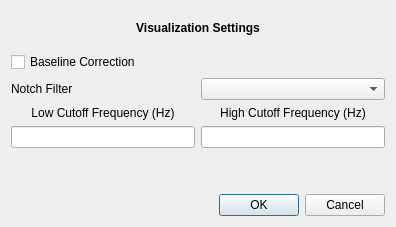
<?xml version="1.0" encoding="UTF-8"?>
<ui version="4.0">
 <class>Dialog</class>
 <widget class="QDialog" name="Dialog">
  <property name="geometry">
   <rect>
    <x>0</x>
    <y>0</y>
    <width>396</width>
    <height>227</height>
   </rect>
  </property>
  <property name="windowTitle">
   <string>Dialog</string>
  </property>
  <layout class="QVBoxLayout" name="verticalLayout_3">
   <item>
    <widget class="QLabel" name="label">
     <property name="text">
      <string>&lt;html&gt;&lt;head/&gt;&lt;body&gt;&lt;p align=&quot;center&quot;&gt;&lt;span style=&quot; font-weight:600;&quot;&gt;Visualization Settings&lt;/span&gt;&lt;/p&gt;&lt;/body&gt;&lt;/html&gt;</string>
     </property>
    </widget>
   </item>
   <item>
    <widget class="QCheckBox" name="cb_offset">
     <property name="text">
      <string>Baseline Correction</string>
     </property>
    </widget>
   </item>
   <item>
    <layout class="QHBoxLayout" name="horizontalLayout_2">
     <item>
      <widget class="QLabel" name="label_2">
       <property name="text">
        <string>Notch Filter</string>
       </property>
      </widget>
     </item>
     <item>
      <widget class="QComboBox" name="value_notch"/>
     </item>
    </layout>
   </item>
   <item>
    <layout class="QHBoxLayout" name="horizontalLayout">
     <item>
      <layout class="QVBoxLayout" name="verticalLayout">
       <item>
        <widget class="QLabel" name="label_3">
         <property name="text">
          <string>Low Cutoff Frequency (Hz)</string>
         </property>
         <property name="alignment">
          <set>Qt::AlignCenter</set>
         </property>
        </widget>
       </item>
       <item>
        <widget class="QLineEdit" name="value_lowpass">
         <property name="minimumSize">
          <size>
           <width>0</width>
           <height>20</height>
          </size>
         </property>
         <property name="styleSheet">
          <string notr="true"/>
         </property>
        </widget>
       </item>
      </layout>
     </item>
     <item>
      <layout class="QVBoxLayout" name="verticalLayout_2">
       <item>
        <widget class="QLabel" name="label_5">
         <property name="text">
          <string>High Cutoff Frequency (Hz)</string>
         </property>
         <property name="alignment">
          <set>Qt::AlignCenter</set>
         </property>
        </widget>
       </item>
       <item>
        <widget class="QLineEdit" name="value_highpass">
         <property name="minimumSize">
          <size>
           <width>0</width>
           <height>20</height>
          </size>
         </property>
        </widget>
       </item>
      </layout>
     </item>
    </layout>
   </item>
   <item>
    <widget class="QLabel" name="lbl_warning">
     <property name="font">
      <font>
       <pointsize>10</pointsize>
       <italic>true</italic>
      </font>
     </property>
     <property name="styleSheet">
      <string notr="true">color: #d90000;</string>
     </property>
     <property name="text">
      <string/>
     </property>
     <property name="wordWrap">
      <bool>true</bool>
     </property>
    </widget>
   </item>
   <item>
    <widget class="QDialogButtonBox" name="buttonBox">
     <property name="orientation">
      <enum>Qt::Horizontal</enum>
     </property>
     <property name="standardButtons">
      <set>QDialogButtonBox::Cancel|QDialogButtonBox::Ok</set>
     </property>
    </widget>
   </item>
  </layout>
 </widget>
 <resources/>
 <connections>
  <connection>
   <sender>buttonBox</sender>
   <signal>accepted()</signal>
   <receiver>Dialog</receiver>
   <slot>accept()</slot>
   <hints>
    <hint type="sourcelabel">
     <x>248</x>
     <y>254</y>
    </hint>
    <hint type="destinationlabel">
     <x>157</x>
     <y>274</y>
    </hint>
   </hints>
  </connection>
  <connection>
   <sender>buttonBox</sender>
   <signal>rejected()</signal>
   <receiver>Dialog</receiver>
   <slot>reject()</slot>
   <hints>
    <hint type="sourcelabel">
     <x>316</x>
     <y>260</y>
    </hint>
    <hint type="destinationlabel">
     <x>286</x>
     <y>274</y>
    </hint>
   </hints>
  </connection>
 </connections>
</ui>
